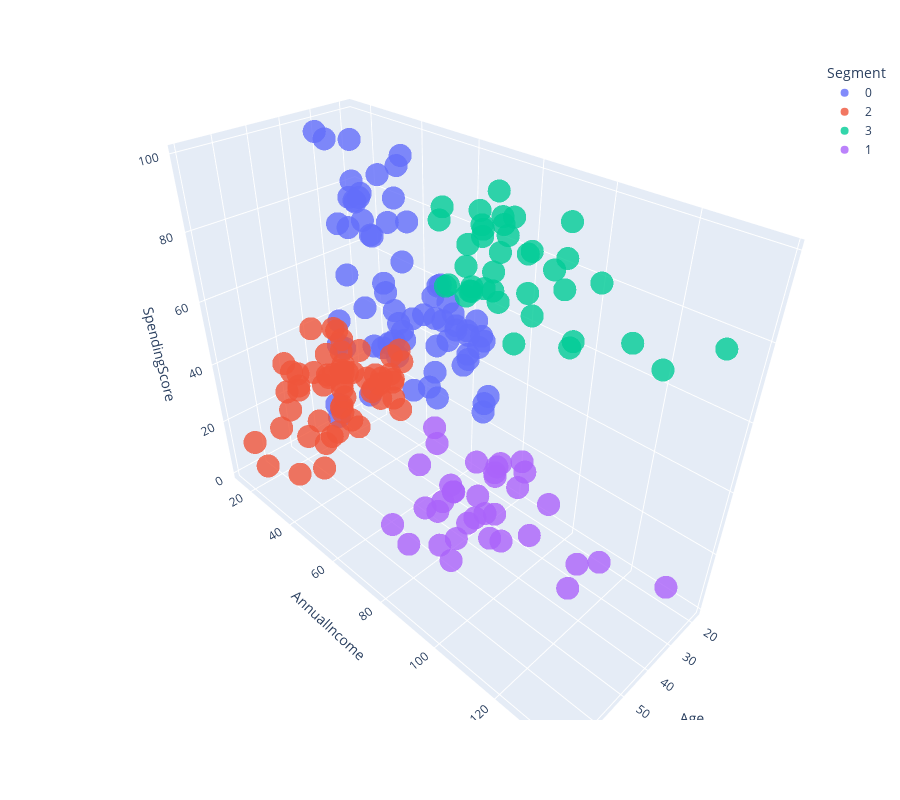

Write notebook code for a chart like this one.
### Code cell
X['Segment'] = list(map(str, Segment))
fig = px.scatter_3d(X, x='Age', y='AnnualIncome', z='SpendingScore', color='Segment',
                   opacity = 0.8, height=800)
fig.show()

### Figure 1 — Plotly figure (JSON) as saved in the notebook; plotly's stock layout.template omitted (floating-point values rounded to 4 significant figures)
{"data": [{"hovertemplate": "Segment=0<br>Age=%{x}<br>AnnualIncome=%{y}<br>SpendingScore=%{z}<extra></extra>", "legendgroup": "0", "marker": {"color": "#636efa", "opacity": 0.8, "symbol": "circle"}, "mode": "markers", "name": "0", "scene": "scene", "showlegend": true, "type": "scatter3d", "x": [19, 21, 20, 23, 31, 22, 35, 23, 30, 35, 24, 37, 22, 35, 20, 35, 35, 25, 31, 29, 35, 23, 21, 18, 21, 30, 20, 24, 31, 24, 27, 29, 31, 33, 31, 27, 19, 18, 43, 19, 32, 26, 45, 40, 23, 38, 21, 22, 34, 18, 40, 32, 24, 27, 20, 23, 26, 21, 19, 38, 19, 18, 19, 27, 38, 40, 23, 25, 28], "y": [15, 15, 16, 16, 17, 17, 18, 18, 19, 19, 20, 20, 20, 21, 21, 23, 24, 24, 25, 28, 28, 29, 30, 33, 33, 34, 37, 38, 39, 39, 40, 40, 40, 42, 43, 46, 46, 48, 48, 48, 48, 54, 54, 54, 54, 54, 54, 57, 58, 59, 60, 60, 60, 60, 61, 62, 62, 62, 63, 64, 64, 65, 65, 67, 67, 69, 70, 72, 76], "z": [39, 81, 6, 77, 40, 76, 6, 94, 72, 99, 77, 13, 79, 35, 66, 98, 35, 73, 73, 82, 61, 87, 73, 92, 81, 73, 75, 92, 61, 65, 47, 42, 42, 60, 54, 51, 55, 59, 50, 59, 47, 54, 53, 48, 52, 55, 57, 55, 60, 41, 40, 42, 52, 50, 49, 41, 55, 42, 54, 42, 46, 48, 50, 56, 40, 58, 29, 34, 40]}, {"hovertemplate": "Segment=2<br>Age=%{x}<br>AnnualIncome=%{y}<br>SpendingScore=%{z}<extra></extra>", "legendgroup": "2", "marker": {"color": "#EF553B", "opacity": 0.8, "symbol": "circle"}, "mode": "markers", "name": "2", "scene": "scene", "showlegend": true, "type": "scatter3d", "x": [64, 67, 58, 52, 46, 54, 45, 40, 60, 53, 49, 42, 36, 65, 48, 49, 50, 49, 59, 50, 47, 51, 69, 53, 70, 67, 54, 63, 68, 70, 47, 60, 60, 59, 49, 57, 67, 46, 48, 55, 50, 68, 48, 47, 48, 49, 67, 49, 66, 54, 68, 66, 65, 63, 49, 51, 50], "y": [19, 19, 20, 23, 25, 28, 28, 29, 30, 33, 33, 34, 37, 38, 39, 39, 40, 42, 43, 43, 43, 44, 44, 46, 46, 47, 47, 48, 48, 49, 49, 50, 50, 54, 54, 54, 54, 54, 54, 57, 58, 59, 60, 60, 61, 62, 62, 62, 63, 63, 63, 63, 63, 65, 65, 67, 67], "z": [3, 14, 15, 29, 5, 14, 32, 31, 4, 4, 14, 17, 26, 35, 36, 28, 55, 52, 60, 45, 41, 50, 46, 46, 56, 52, 59, 51, 48, 55, 42, 49, 56, 47, 42, 51, 41, 44, 46, 58, 46, 55, 49, 47, 42, 48, 59, 56, 50, 46, 43, 48, 52, 43, 59, 43, 57]}, {"hovertemplate": "Segment=3<br>Age=%{x}<br>AnnualIncome=%{y}<br>SpendingScore=%{z}<extra></extra>", "legendgroup": "3", "marker": {"color": "#00cc96", "opacity": 0.8, "symbol": "circle"}, "mode": "markers", "name": "3", "scene": "scene", "showlegend": true, "type": "scatter3d", "x": [39, 31, 40, 38, 39, 31, 29, 32, 35, 32, 32, 28, 32, 34, 39, 38, 27, 30, 30, 29, 31, 36, 33, 32, 28, 36, 30, 27, 35, 32, 29, 30, 28, 36, 32, 38, 35, 32, 30], "y": [69, 70, 71, 71, 71, 72, 73, 73, 74, 75, 76, 77, 77, 78, 78, 78, 78, 78, 78, 79, 81, 85, 86, 87, 87, 87, 88, 88, 93, 97, 98, 99, 101, 103, 103, 113, 120, 126, 137], "z": [91, 77, 95, 75, 75, 71, 88, 73, 72, 93, 87, 97, 74, 90, 88, 76, 89, 78, 73, 83, 93, 75, 95, 63, 75, 92, 86, 69, 90, 86, 88, 97, 68, 85, 69, 91, 79, 74, 83]}, {"hovertemplate": "Segment=1<br>Age=%{x}<br>AnnualIncome=%{y}<br>SpendingScore=%{z}<extra></extra>", "legendgroup": "1", "marker": {"color": "#ab63fa", "opacity": 0.8, "symbol": "circle"}, "mode": "markers", "name": "1", "scene": "scene", "showlegend": true, "type": "scatter3d", "x": [43, 59, 47, 20, 44, 19, 57, 25, 48, 34, 43, 44, 47, 37, 34, 56, 19, 50, 42, 36, 40, 36, 52, 58, 59, 37, 46, 41, 54, 41, 34, 33, 47, 45, 32], "y": [71, 71, 71, 73, 73, 74, 75, 77, 77, 78, 78, 78, 78, 78, 78, 79, 81, 85, 86, 87, 87, 87, 88, 88, 93, 97, 98, 99, 101, 103, 103, 113, 120, 126, 137], "z": [35, 11, 9, 5, 7, 10, 5, 12, 36, 22, 17, 20, 16, 1, 1, 35, 5, 26, 20, 27, 13, 10, 13, 15, 14, 32, 15, 39, 24, 17, 23, 8, 16, 28, 18]}], "layout": {"height": 800, "legend": {"title": {"text": "Segment"}, "tracegroupgap": 0}, "margin": {"t": 60}, "scene": {"domain": {"x": [0, 1], "y": [0, 1]}, "xaxis": {"title": {"text": "Age"}}, "yaxis": {"title": {"text": "AnnualIncome"}}, "zaxis": {"title": {"text": "SpendingScore"}}}}}
